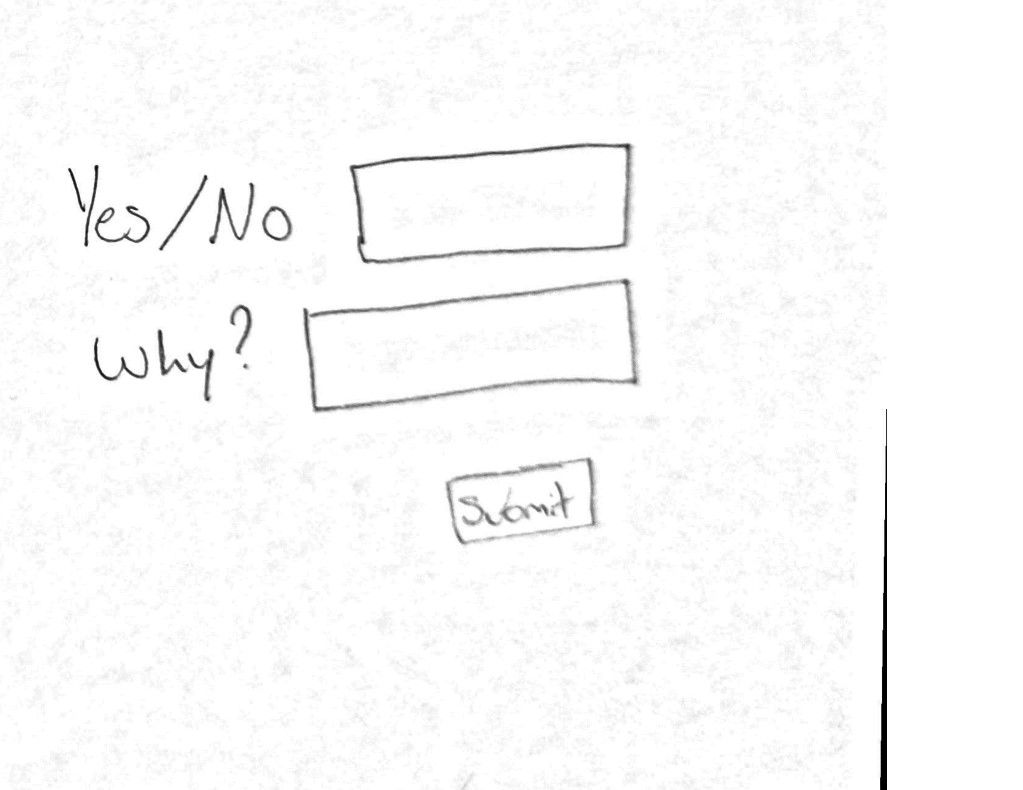
#> input picture data/handDrawn/example2.jpg, 1023 x 790 px
$ python -i imageHelper.py   (imports and definitions only)
#> lines starting #> are read from the running program, lines starting #| are printed output that depends on the picture; after the words box and inside, x2 and y2 are one past the last pixel; in counts of white or black regions, pixels touching at a corner belong together
#> further down, picture is the input picture: shape (790, 1023, 3); min 0, max 255, mean 250.7
import cv2
import numpy as np

def segmentImage(img):
	"""Binarize image"""
	# binarize image
	# convert to grayscale
	gray = cv2.cvtColor(img, cv2.COLOR_BGR2GRAY)
	# blur image
	blur = cv2.blur(gray, (3, 3))
	# threshold image
	_, thresh = cv2.threshold(blur, 150, 255, cv2.THRESH_BINARY)
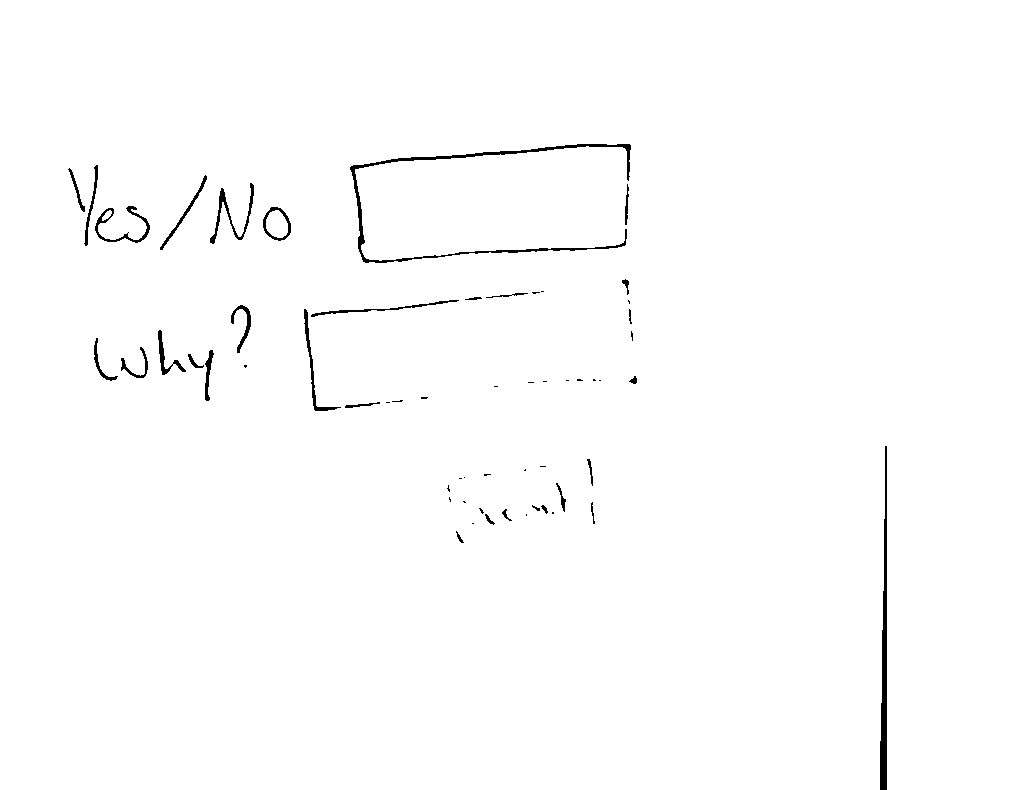
#> thresh: shape (790, 1023); 99% white; 58 black regions (27 under 20 px), largest, box (x1, y1, x2, y2) and area: (350, 144, 631, 263) 1863, (880, 446, 887, 790) 1454, (210, 183, 254, 244) 454
	return blur
	return thresh

>>> import cv2
>>> picture = cv2.imread('../../data/handDrawn/example2.jpg')
>>> result = segmentImage(picture)

$ run again, on data/handDrawn/example3.jpg
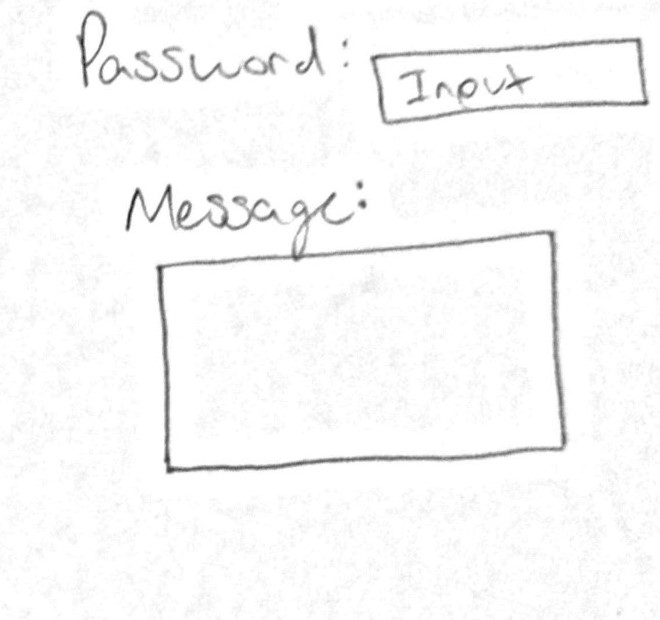
#> input picture data/handDrawn/example3.jpg, 660 x 620 px
#> picture is the input picture: shape (620, 660, 3); min 33, max 255, mean 249
#> in segmentImage, `_, thresh = cv2.threshold(blur, 150, 255, cv2.THRESH_BINARY)`:
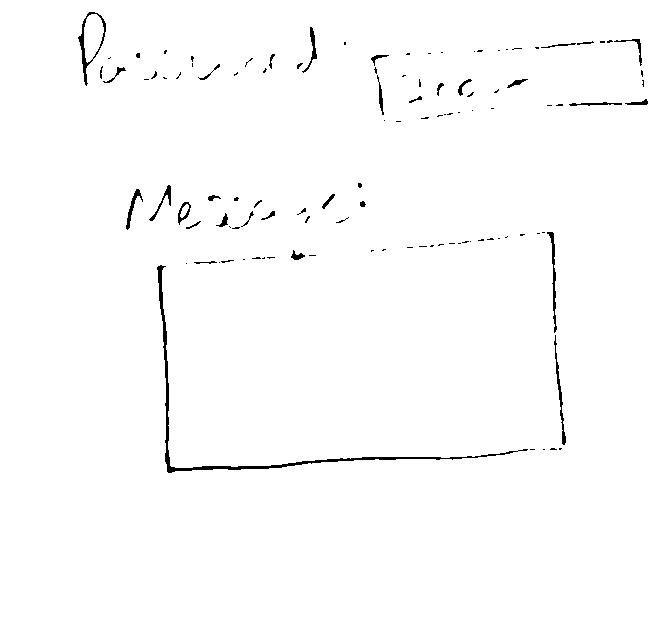
#> thresh: shape (620, 660); 98.8% white; 112 black regions (78 under 20 px), largest, box (x1, y1, x2, y2) and area: (157, 265, 528, 473) 1571, (78, 12, 106, 86) 352, (547, 232, 557, 333) 264

$ run again, on data/handDrawn/example4.jpg
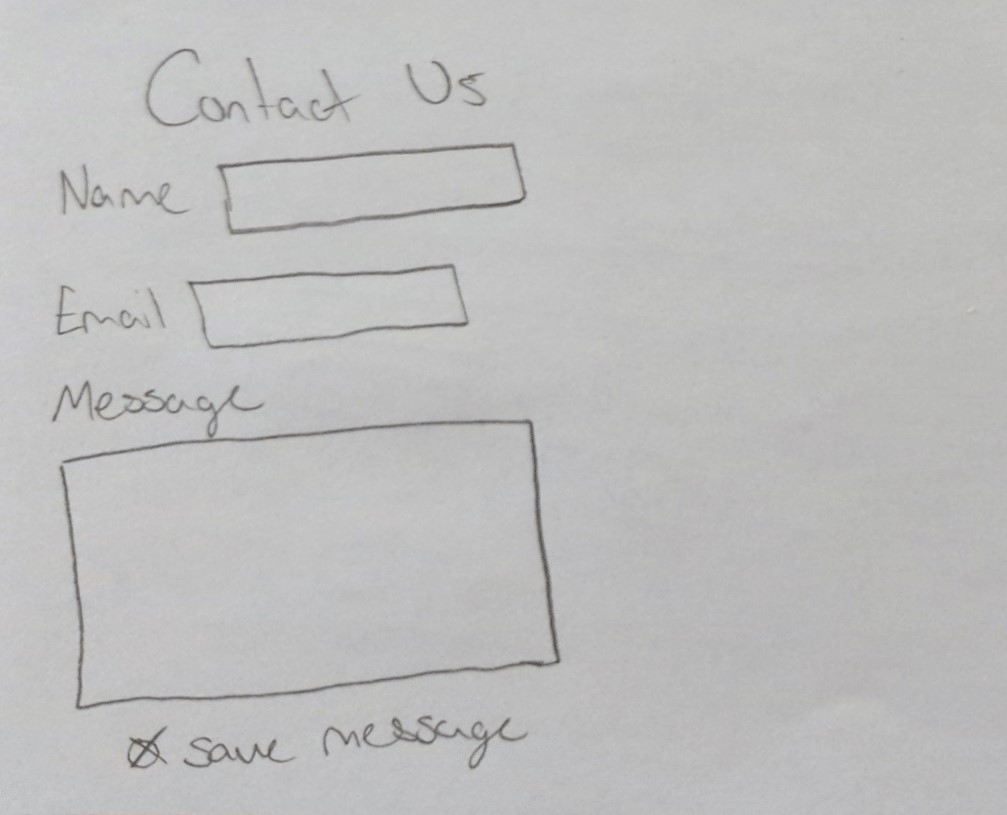
#> input picture data/handDrawn/example4.jpg, 1007 x 815 px
#> picture is the input picture: shape (815, 1007, 3); mean B, G, R 189.4, 189.6, 189.7
#> in segmentImage, `_, thresh = cv2.threshold(blur, 150, 255, cv2.THRESH_BINARY)`:
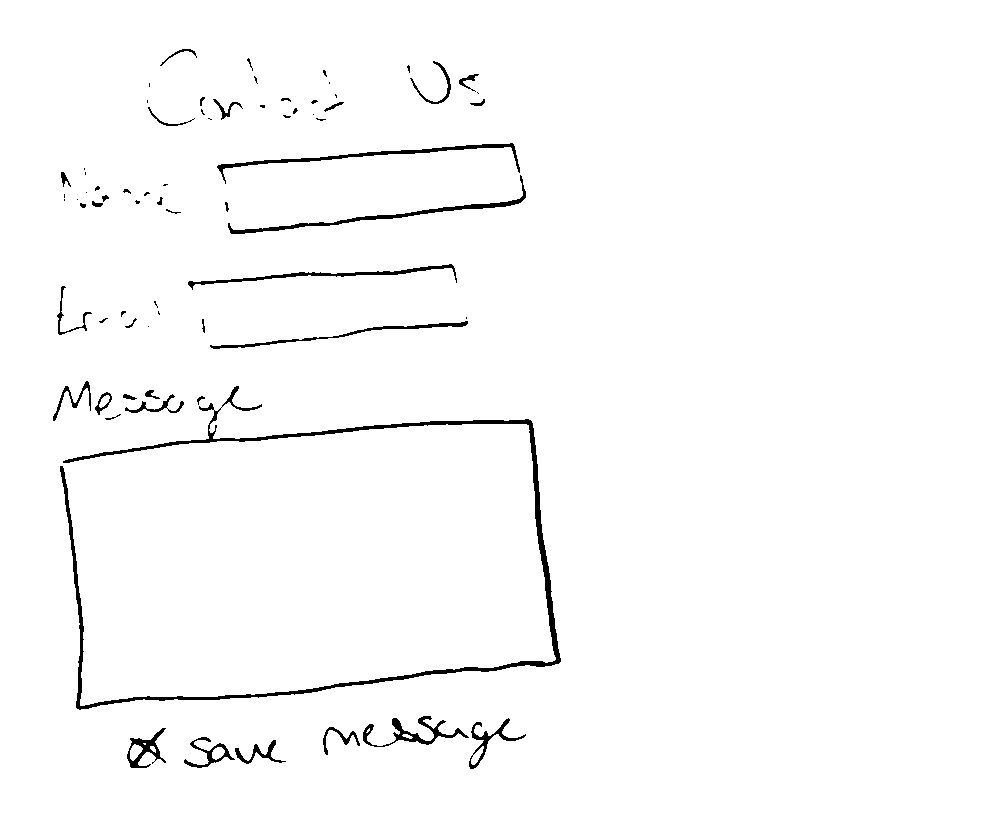
#> thresh: shape (815, 1007); 98.2% white; 71 black regions (32 under 20 px), largest, box (x1, y1, x2, y2) and area: (60, 386, 561, 710) 5795, (228, 175, 526, 234) 1195, (217, 143, 520, 184) 1148

$ run again, on data/handDrawn/color.PNG
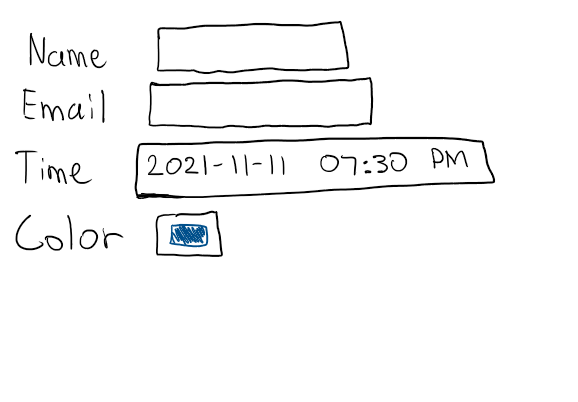
#> input picture data/handDrawn/color.PNG, 578 x 402 px
#> picture is the input picture: shape (402, 578, 3); mean B, G, R 247.7, 247.6, 247.4
#> in segmentImage, `blur = cv2.blur(gray, (3, 3))`:
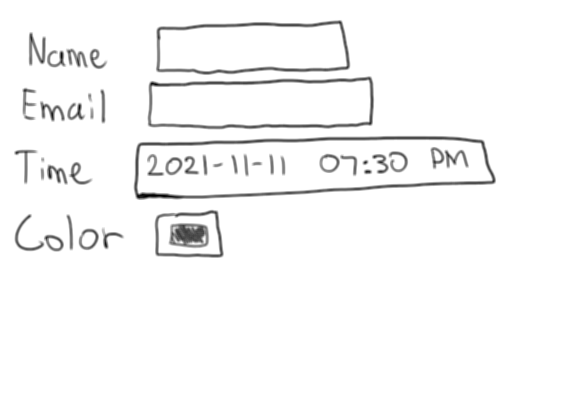
#> blur: shape (402, 578); min 0, max 255, mean 247.5
#> in segmentImage, `_, thresh = cv2.threshold(blur, 150, 255, cv2.THRESH_BINARY)`:
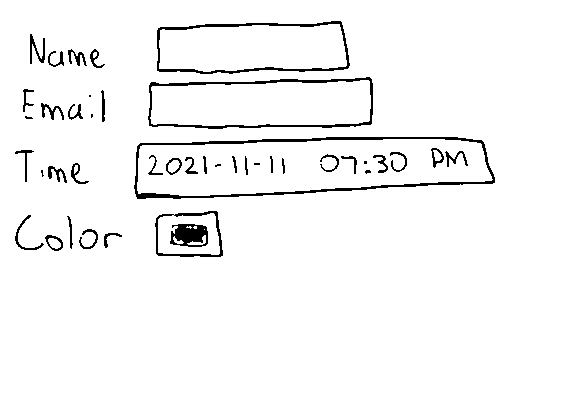
#> thresh: shape (402, 578); 96.4% white; 43 black regions (8 under 20 px), largest, box (x1, y1, x2, y2) and area: (134, 137, 495, 199) 2075, (148, 77, 373, 129) 1296, (157, 21, 350, 74) 1169
